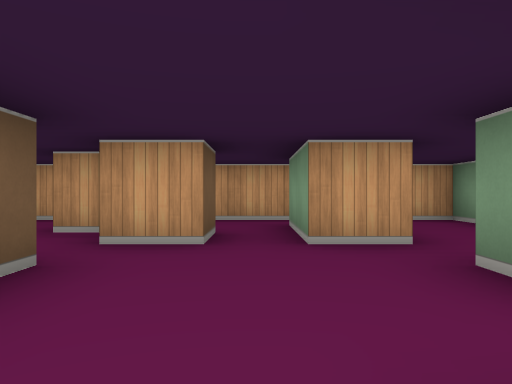
view 1 (above)

15 first-person views from a walk through a cub3D ray-caster map. The camera is about half as high as the walls, looks level and sees 70° across. The floor is counted in squares. Each view is taken from the middle of a square. On the plan, view 1 faces up. The plan holds only what a view shows up to about 9 squares ahead; the rest is blank.

view 2
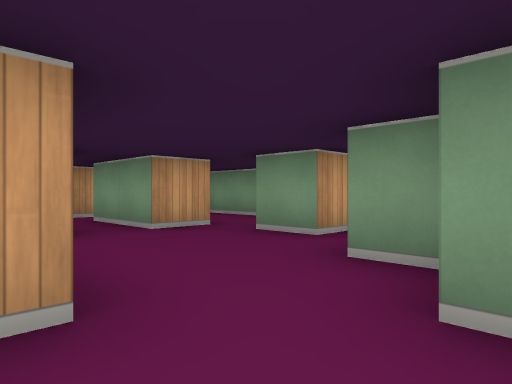

view 3
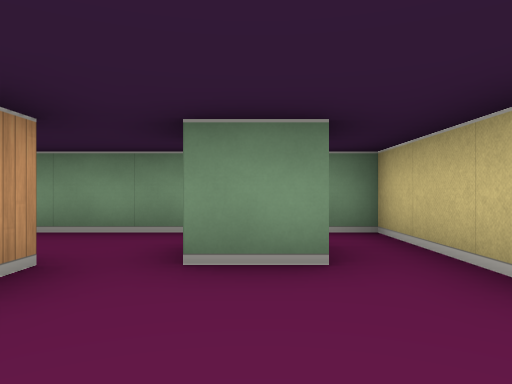

view 4
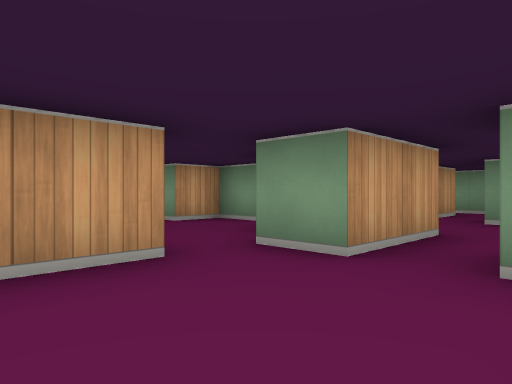

view 5
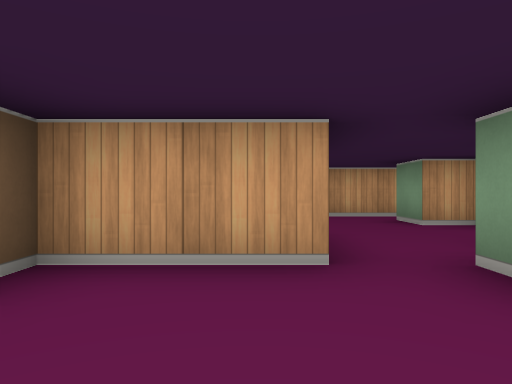

view 6
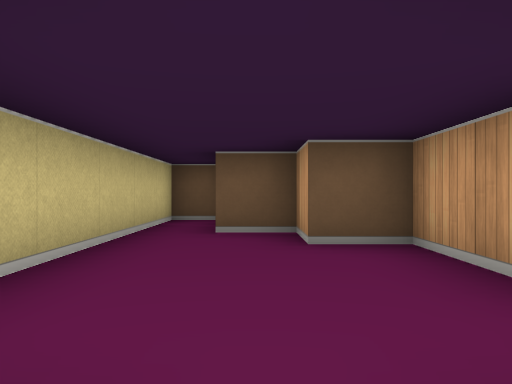

view 7
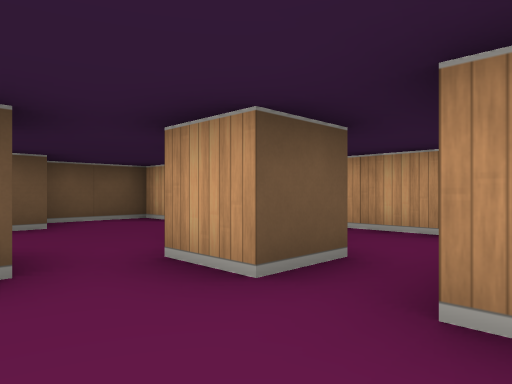

view 8
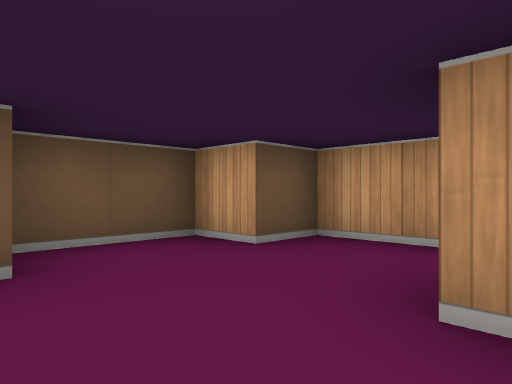

view 9
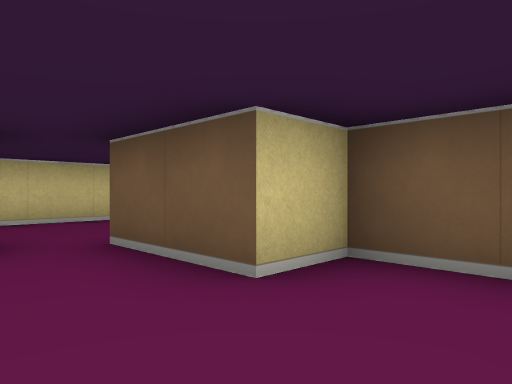

view 10
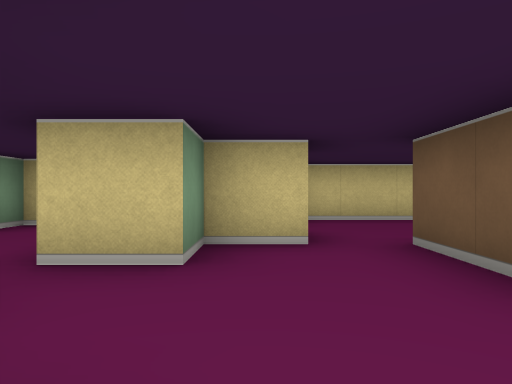

view 11
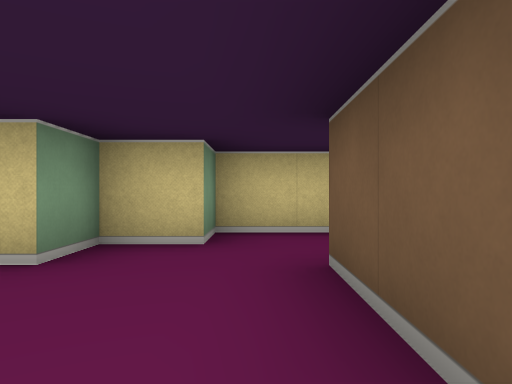

view 12
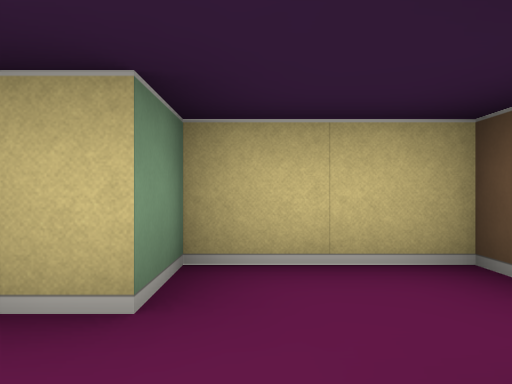

view 13
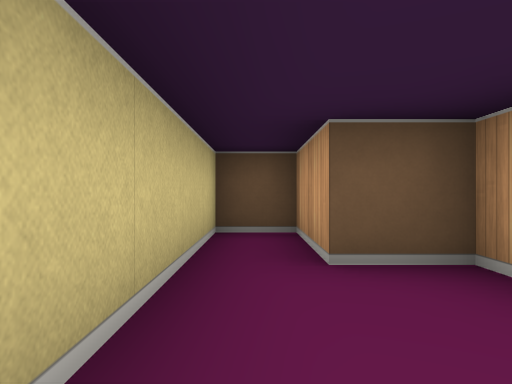

view 14
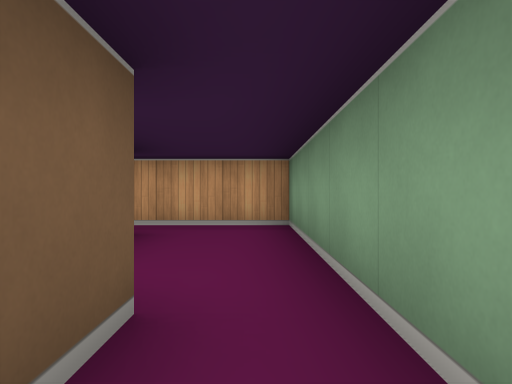

view 15
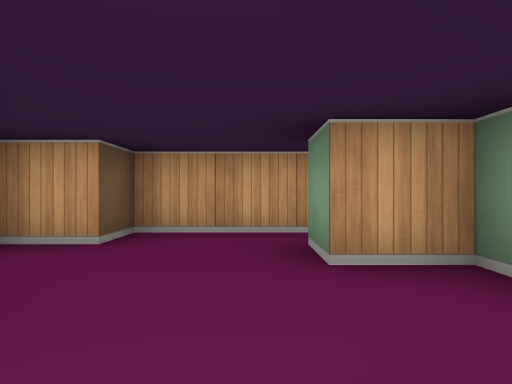

### Floor plan
Ten units are one square. View 1 is at (0, 0); x grows to the right and y downward. Boxes are objects, and circles mark ways between rooms. Rooms are numbered by the first view taken in them; rooms with no view inside come last. Other rooms are left out.
<svg viewBox="-100 -70 140 90">
<path fill="none" stroke="#000" d="M16 -35 5 -35 5 -55M-25 -25 -15 -25 -15 -5 -35 -5M-5 -45 -5 -35 -15 -35M25 -25 25 -15 15 -15 15 -25M-26 15 -5 15 -5 5 5 5 5 -5 35 -5 35 -55M-45 -15 -65 -15 -65 -5 -75 -5 -75 5 -95 5 -95 15 -39 15M-35 -5 -35 -15M-15 -35 -15 -45 -25 -45 -25 -55M-35 -15 -25 -15 -25 -25M-5 -65 -45 -65 -45 -55 -55 -55 -55 -35 -45 -35 -45 -15M35 -55 35 -65 5 -65M5 -65 -5 -65"/>
<circle cx="-40" cy="0" r="3" fill="#2a7"/>
<circle cx="-20" cy="-30" r="3" fill="#2a7"/>
<circle cx="25" cy="-45" r="3" fill="#2a7"/>
<circle cx="0" cy="-45" r="3" fill="#2a7"/>
<circle cx="-40" cy="-10" r="3" fill="#2a7"/>
<circle cx="-15" cy="-60" r="3" fill="#2a7"/>
<circle cx="10" cy="-60" r="3" fill="#2a7"/>
<text x="0" y="-20">1</text>
<text x="-60" y="0">2</text>
<text x="-30" y="-40">3</text>
<text x="20" y="-60">4</text>
<text x="0" y="-60">5</text>
</svg>
Room 1 opens to room 2. Room 1 opens to room 3. Room 1 opens to room 4. Room 1 opens to room 5. Room 2 opens to room 3. Room 3 opens to room 5. Room 4 opens to room 5.

Where each view was taken, in squares from view 1:
view 1: 0 up, 0 right, facing up
view 2: 1 down, 2 left, facing up-right
view 3: 2 up, 1 left, facing right
view 4: 1 down, 6 left, facing up-right
view 5: 1 down, 5 left, facing up
view 6: 0 up, 3 left, facing left
view 7: 2 up, 1 right, facing up-left
view 8: 3 up, 2 left, facing up-left
view 9: 5 up, 3 left, facing down-left
view 10: 5 up, 3 left, facing down
view 11: 3 up, 1 left, facing down
view 12: 1 up, 1 left, facing down
view 13: 1 down, 5 left, facing left
view 14: 1 up, 3 right, facing up
view 15: 2 up, 3 left, facing up
